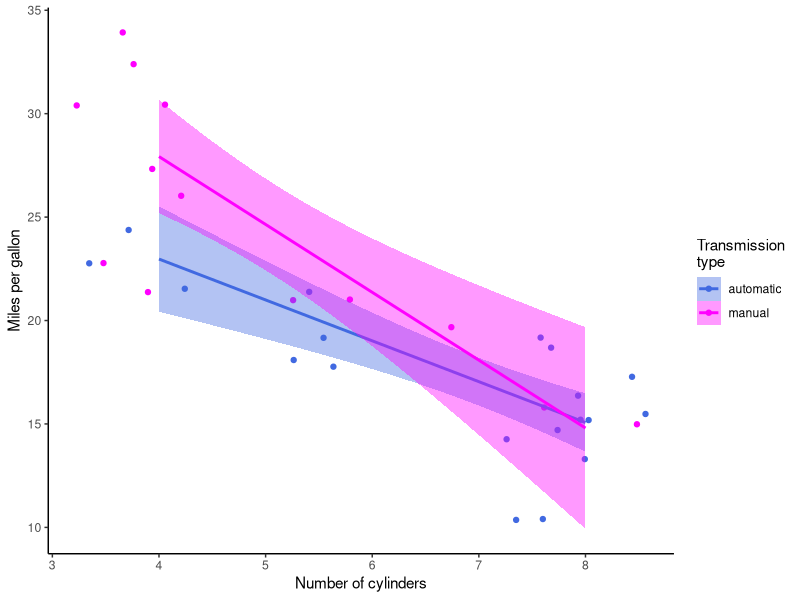

This figure's R source:
## ---- chunk 1
knitr::opts_chunk$set(echo = FALSE, warning = FALSE, message = FALSE)
options(scipen=1, digits=2)
library(tidyverse)
library(lme4)
## ---- chunk 2
wt.hist <- ggplot(mtcars, aes(wt)) +
  geom_histogram()
## ---- chunk 3
mtcars.tidy <- mtcars %>%
  rownames_to_column("car") %>%
  as_tibble() %>%
  separate(car, c("brand", "model"), " ", extra = "merge", fill = "right") %>%
  mutate(
    wt.class = case_when(
      wt < 2.5 ~ "light",
      wt >= 2.5 & wt <= 4.5 ~ "medium",
      wt > 4.5 ~ "heavy"),
    wt.class = factor(wt.class, levels = c("light", "medium", "heavy")),
    transmission = factor(am, labels = c("automatic", "manual"))
    )
## ---- chunk 4
mpg.by.wt <- ggplot(mtcars.tidy,
                    aes(cyl, mpg, color = wt.class, group = wt.class)) +
  geom_jitter()

mpg.by.tr <- ggplot(mtcars.tidy,
                    aes(cyl, mpg, color = transmission, group = transmission)) +
  geom_jitter()
## ---- chunk 5
mtcars.tidy %>%
  group_by(brand) %>%
  summarize(
    `# Cylinders` = mean(cyl),
    `Weight` = mean(wt),
    `# models` = n()
    ) %>%
  arrange(`# Cylinders`) %>%
  knitr::kable(caption = "Brands included, along with average number of cylinders and average weight among the number of models included for each brand.")
## ---- chunk 6
mpg.model <- lmer(mpg ~ cyl * transmission + (1|brand), mtcars.tidy)
mpg.model.tbl <- broom.mixed::tidy(mpg.model)
## ---- chunk 7
ggplot(mtcars.tidy, aes(cyl, mpg, color = transmission, fill = transmission)) +
  geom_jitter() +
  geom_smooth(method = "lm") +
  scale_color_manual(name = "Transmission\ntype",
                     values = c("royalblue", "magenta")) +
  scale_fill_manual(name = "Transmission\ntype",
                    values = c("royalblue", "magenta")) +
  labs(x = "Number of cylinders", y = "Miles per gallon") +
  theme_classic()
